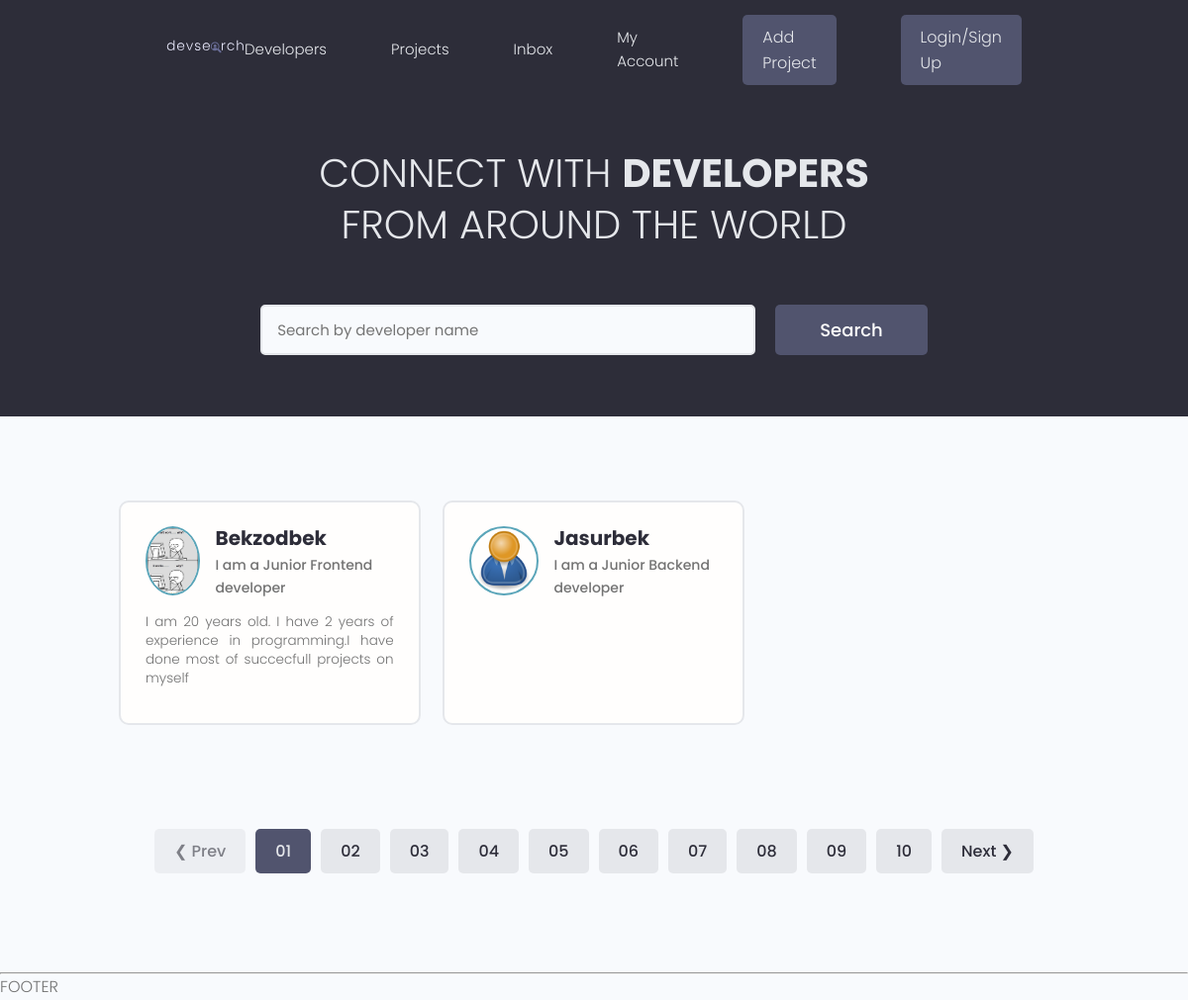
The app's page /, older data.
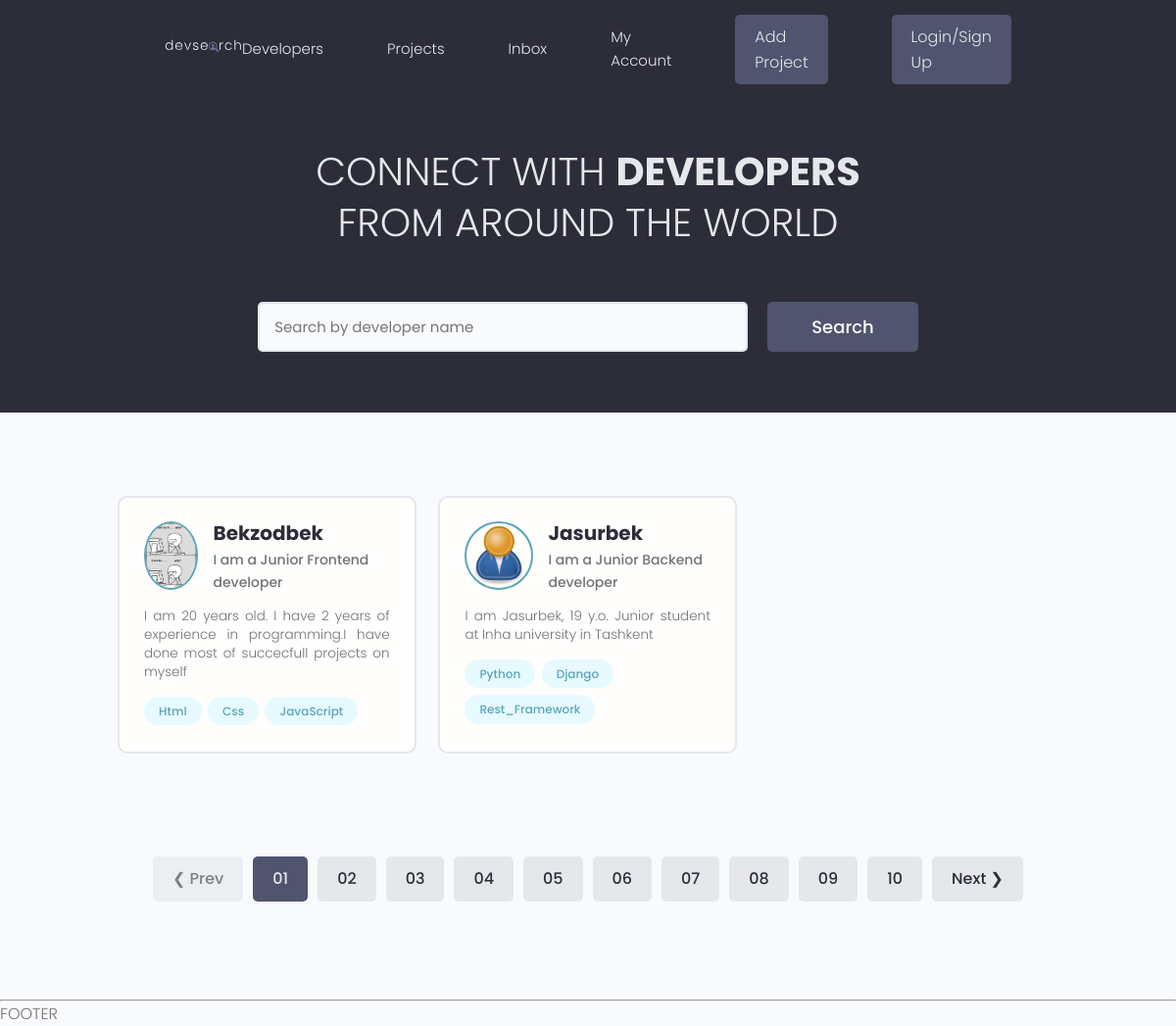
The same page, newer data.
### users/models.py (models this page shows, shortened)
class Profile(models.Model):
	user=models.OneToOneField(User, on_delete=models.CASCADE,null=True,blank=True)
	name=models.CharField(max_length=200,null=True,blank=True)
	username=models.CharField(max_length=200,null=True,blank=True)
	location=models.CharField(max_length=200,null=True,blank=True)
	email=models.EmailField(max_length=500, blank=True,null=True)
	short_intro=models.CharField(max_length=300,blank=True,null=True)
	bio=models.TextField(blank=True,null=True)
	profile_image=models.ImageField(null=True,blank=True,
	                                upload_to='profiles/',default="profiles/user-default.png")
	github=models.CharField(max_length=200,null=True,blank=True)
	stackoverflow=models.CharField(max_length=200,null=True,blank=True)
	twitter=models.CharField(max_length=200,null=True,blank=True)
	linkedin=models.CharField(max_length=200,null=True,blank=True)
	website=models.CharField(max_length=200,null=True,blank=True)
	created=models.DateTimeField(auto_now_add=True)
	id=models.UUIDField(default=uuid.uuid4,unique=True,
	                    primary_key=True,editable=False)

class Skill(models.Model):
	owner=models.ForeignKey(Profile,on_delete=models.CASCADE,null=True,blank=True)
	name=models.CharField(max_length=200,blank=True,null=True)
	description=models.TextField(null=True,blank=True)
	created=models.DateTimeField(auto_now_add=True)
	id = models.UUIDField( default=uuid.uuid4, unique=True,
	                       primary_key=True, editable=False )
	def __str__(self):
		return str( self.name )

### users/views.py (the view)
# urls.py: path('',views.profiles,name="profiles"),
def profiles(request):
	profiles=Profile.objects.all()
	context={'profiles':profiles}
	return render(request,'users/profiles.html',context)

### users/templates/users/profiles.html (shortened to what this page needs)
{% extends 'main.html' %}
{% block content %}
  <main class="home">
    <section class="hero-section text-center">
      <div class="container container--narrow">
        <div class="hero-section__box">
          <h2>CONNECT WITH <span>DEVELOPERS</span></h2>
          <h2>FROM AROUND THE WORLD</h2>
        </div>
        <div class="hero-section__search">
          <form class="form" action="#" method="get">
            <div class="form__field">
              <input class="input input--text" id="formInput#search" type="text" name="text"
                placeholder="Search by developer name" />
            </div>
            <input class="btn btn--sub btn--lg" type="submit" value="Search" />
          </form>
        </div>
      </div>
    </section>
    <section class="devlist">
      <div class="container">
        <div class="grid grid--three">
          {% for profile in profiles %}
          <div class="column card">
            <div class="dev">
              <a href="{% url 'user-profile' profile.id   %}" class="card__body">
                <div class="dev__profile">
                  <img class="avatar avatar--md" src="{{ profile.profile_image.url}}" alt="image" />
                  <div class="dev__meta">
                    <h3>{{profile.name}}</h3>
                    <h5>{{profile.short_intro}}</h5>
                  </div>
                </div>
                <p class="dev__info">{{profile.bio}}</p>
                <div class="dev__skills">
                  {% for skill in profile.skill_set.all|slice:"6" %}
                  <span class="tag tag--pill tag--main">
                    <small>{{skill}}</small>
                  </span>
                  {% endfor %}
                </div>
              </a>
            </div>
          </div>
          {% endfor %}
        </div>
      </div>
    </section>
    <div class="pagination">
      <ul class="container">
        <li><a href="#" class="btn btn--disabled">&#10094; Prev</a></li>
        <li><a href="#" class="btn btn--sub">01</a></li>
        <li><a href="#" class="btn">02</a></li>
        <li><a href="#" class="btn">03</a></li>
        <li><a href="#" class="btn">04</a></li>
        <li><a href="#" class="btn">05</a></li>
        <li><a href="#" class="btn">06</a></li>
        <li><a href="#" class="btn">07</a></li>
        <li><a href="#" class="btn">08</a></li>
        <li><a href="#" class="btn">09</a></li>
        <li><a href="#" class="btn">10</a></li>
        <li><a href="#" class="btn">Next &#10095;</a></li>
      </ul>
    </div>
  </main>
{% endblock %}

Row changes from the older to the newer data that the page shows:
added Skill: name "Html", shown under Profile "Bekzodbek"
added Skill: name "Css", shown under Profile "Bekzodbek"
added Skill: name "JavaScript", shown under Profile "Bekzodbek"
changed Profile "Jasurbek": bio (not shown) → "I am Jasurbek, 19 y.o. Junior student at Inha university in Tashkent"
added Skill: name "Python", shown under Profile "Jasurbek"
added Skill: name "Django", shown under Profile "Jasurbek"
added Skill: name "Rest_Framework", shown under Profile "Jasurbek"
